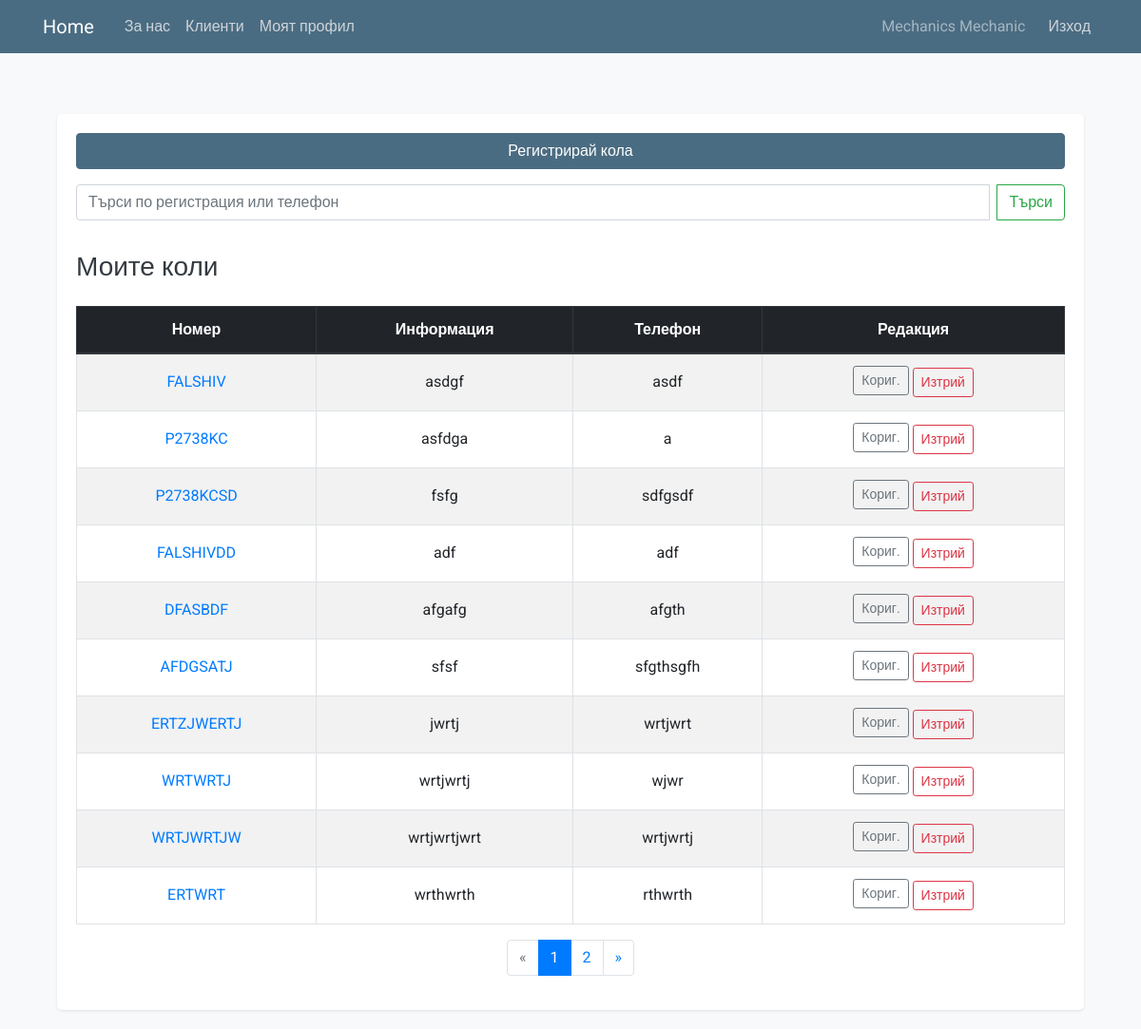
Page /mechanic_dashboard (signed in) on the committed database.
### app/models.py (models this page shows, shortened)
class User(db.Model, UserMixin):
    id = db.Column(db.Integer, primary_key=True)
    username = db.Column(db.String(100), nullable=False)
    phone_number = db.Column(db.String(30), unique=True, nullable=False)
    image_file = db.Column(db.String(20), nullable=False, default='default.jpg')
    password = db.Column(db.String(60), nullable=False)
    date_created = db.Column(db.DateTime, nullable=False, default=datetime.utcnow)
    visibility = db.Column(db.Boolean, nullable=False, default=True)
    roles = db.relationship('Role', secondary='user_roles', backref=db.backref('users', lazy='dynamic'))
    posts = db.relationship('Post', backref='author', lazy=True, cascade='all, delete-orphan')
    comments = db.relationship('Comment', backref='author', lazy=True, cascade='all, delete-orphan')
    def has_role(self, role_name):
        return any(role.name == role_name for role in self.roles)
    def is_admin(self):
        return self.has_role('admin')
    def is_mechanic(self):
        return self.has_role('mechanic')

class Car(db.Model):
    id = db.Column(db.Integer, primary_key=True)
    registration_number = db.Column(db.String(10), nullable=False)
    vin_number = db.Column(db.String(17), nullable=False)
    additional_info = db.Column(db.String(), nullable=True)
    date_created = db.Column(db.DateTime, nullable=False, default=datetime.utcnow)
    visibility = db.Column(db.Boolean, nullable=False, default=True)
    owner_id = db.Column(db.Integer, db.ForeignKey('car_owner.id'), nullable=False)
    mechanic_id = db.Column(db.Integer, db.ForeignKey('user.id'), nullable=False)
    visits = db.relationship('CarVisit', backref='car', lazy=True, cascade='all, delete-orphan')
    mechanic = db.relationship('User', backref='cars', lazy=True)
    __table_args__ = (db.UniqueConstraint('registration_number', 'mechanic_id', name='_registration_mechanic_uc'),)

class CarOwner(db.Model):
    id = db.Column(db.Integer, primary_key=True)
    name = db.Column(db.String(100), nullable=False)
    phone_number = db.Column(db.String(30), unique=True, nullable=False)
    cars = db.relationship('Car', backref='owner', lazy=True, cascade='all, delete-orphan')

### app/routes/mechanic.py (the view)
@app.route('/mechanic_dashboard', methods=['GET', 'POST'])
@login_required
def mechanic_dashboard():
    search_query = request.args.get('search', '').strip()
    page, per_page, offset = get_page_args(page_parameter='page', per_page_parameter='per_page', per_page=10)
    mechanic_id = current_user.id
    if search_query:
        cars_query = Car.query.filter(
            (Car.mechanic_id == mechanic_id) &
            (Car.visibility == True) &
            ((Car.registration_number.contains(search_query)) |
             (Car.owner.has(CarOwner.phone_number.contains(search_query))))
        )
    else:
        cars_query = Car.query.filter_by(mechanic_id=mechanic_id, visibility=True)
    total = cars_query.count()
    cars = cars_query.offset(offset).limit(per_page).all()
    pagination = Pagination(page=page, per_page=per_page, total=total, css_framework='bootstrap4')
    return render_template('mechanic/mechanic_dashboard.html', cars=cars, pagination=pagination)

### app/models.py (called while the page is built)
@login_manager.user_loader
def load_user(user_id):
    return User.query.get(int(user_id))

### app/templates/mechanic/mechanic_dashboard.html
{% extends "layout.html" %}
{% block content %}
<div class="container mt-4">
    <div class="content-section">
        <div class="mb-4">
            <a href="{{ url_for('create_car') }}" class="btn btn btn-primary btn-block mb-3">Регистрирай кола</a>
            <form method="GET" action="{{ url_for('mechanic_dashboard') }}">
                <div class="input-group">
                    <input type="text" name="search" class="form-control mb-2 mr-sm-2" placeholder="Търси по регистрация или телефон" value="{{ request.args.get('search', '') }}">
                    <div class="input-group-append">
                        <button type="submit" class="btn btn-outline-success mb-2">Търси</button>
                    </div>
                </div>
            </form>
        </div>
        <h3 class="mb-4">Моите коли</h3>
        <div class="table-responsive">
            <table class="table table-striped table-bordered text-center">
                <thead class="thead-dark">
                    <tr>
                        <th>Номер</th>
                        <th class="information">Информация</th>
                        <th>Телефон</th>
                        <th>Редакция</th>
                    </tr>
                </thead>
                <tbody>
                    {% for car in cars %}
                        <tr>
                            <td><a href="{{ url_for('car_detail', car_id=car.id) }}">{{ car.registration_number }}</a></td>
                            <td class="information">{{ car.additional_info }}</td>
                            <td>{{ car.owner.phone_number }}</td>
                            <td>
                                <a href="{{ url_for('update_car', car_id=car.id) }}" class="btn btn-outline-secondary btn-sm mb-1">Кориг.</a>
                                <form action="{{ url_for('delete_car', car_id=car.id) }}" method="POST" style="display:inline;">
                                    <button type="submit" class="btn btn-outline-danger btn-sm">Изтрий</button>
                                </form>
                            </td>
                        </tr>
                    {% endfor %}
                </tbody>
            </table>
        </div>
        <div class="pagination justify-content-center">
            {{ pagination.links }}
        </div>
    </div>
</div>
{% endblock %}

### app/templates/layout.html (shortened to what this page needs)
<!DOCTYPE html>
<html>
<head>
    <link rel="stylesheet" href="https://maxcdn.bootstrapcdn.com/bootstrap/4.0.0/css/bootstrap.min.css">
    <link rel="stylesheet" type="text/css" href="{{ url_for('static', filename='main.css') }}">
</head>
<body>
    <header class="site-header">
        <nav class="navbar navbar-expand-md navbar-dark bg-steel fixed-top">
            <div class="container">
                <a class="navbar-brand mr-4" href="/">Home</a>
                <div class="collapse navbar-collapse" id="navbarToggle">
                    <div class="navbar-nav mr-auto">
                        <a class="nav-item nav-link" href="{{ url_for('about') }}">За нас</a>
                        {% if current_user.is_authenticated %}
                            {% if current_user.is_mechanic() %}
                                <a class="nav-item nav-link" href="{{ url_for('mechanic_dashboard') }}">Клиенти</a>
                            {% endif %}
                            <a class="nav-item nav-link" href="{{ url_for('account') }}">Моят профил</a>
                        {% endif %}
                    </div>
                    <div class="navbar-nav ml-auto">
                        {% if current_user.is_authenticated %}
                            <span class="navbar-text mr-3">
                                {{ current_user.username }}
                                {% if current_user.is_admin() %}
                                    Admin
                                {% elif current_user.is_mechanic() %}
                                    Mechanic
                                {% elif current_user.is_car_owner() %}
                                    Car Owner
                                {% endif %}
                            </span>
                            <a class="nav-item nav-link" href="{{ url_for('logout') }}">Изход</a>
                        {% else %}
                            <a class="nav-item nav-link" href="{{ url_for('login') }}">Вход</a>
                            <a class="nav-item nav-link" href="{{ url_for('register') }}">Регистрация</a>
                        {% endif %}
                    </div>
                </div>
            </div>
        </nav>
    </header>
    <main role="main" class="container mt-5 pt-5">
        <div class="row">
            <div class="col-12">
                {% block content %}{% endblock %}
            </div>
        </div>
    </main>
</body>
</html>

### app/static/main.css (style rules this page uses)
body { background: #f8f9fa; color: #212529; font-family: 'Roboto', sans-serif; margin: 0; padding: 0; }
h1, h2, h3, h4, h5, h6 { color: #343a40; font-family: 'Roboto', sans-serif; }
.bg-steel { background-color: #4a6c82; }
.site-header .navbar-nav .nav-link { color: #ced4da; }
.content-section { background: #ffffff; padding: 20px; border-radius: 5px; box-shadow: 0 1px 3px rgba(0, 0, 0, 0.1); margin-bottom: 20px; }
.table-responsive { margin-top: 20px; }
.table th, .table td { vertical-align: middle; }
.form-control { border-radius: 0.25rem; border: 1px solid #ced4da; padding: 0.375rem 0.75rem; font-size: 1rem; }
.btn-primary { background-color: #4a6c82; border-color: #4a6c82; }

### rows in the picture
User: username "Mechanics"
Car: registration_number "FALSHIV", additional_info "asdgf", owner.phone_number "asdf"
Car: registration_number "P2738KC", additional_info "asfdga", owner.phone_number "a"
Car: registration_number "P2738KCSD", additional_info "fsfg", owner.phone_number "sdfgsdf"
Car: registration_number "FALSHIVDD", additional_info "adf", owner.phone_number "adf"
Car: registration_number "DFASBDF", additional_info "afgafg", owner.phone_number "afgth"
Car: registration_number "AFDGSATJ", additional_info "sfsf", owner.phone_number "sfgthsgfh"
Car: registration_number "ERTZJWERTJ", additional_info "jwrtj", owner.phone_number "wrtjwrt"
Car: registration_number "WRTWRTJ", additional_info "wrtjwrtj", owner.phone_number "wjwr"
Car: registration_number "WRTJWRTJW", additional_info "wrtjwrtjwrt", owner.phone_number "wrtjwrtj"
Car: registration_number "ERTWRT", additional_info "wrthwrth", owner.phone_number "rthwrth"

### other values in the picture
{{ pagination.links }} "« 1 2 »"
